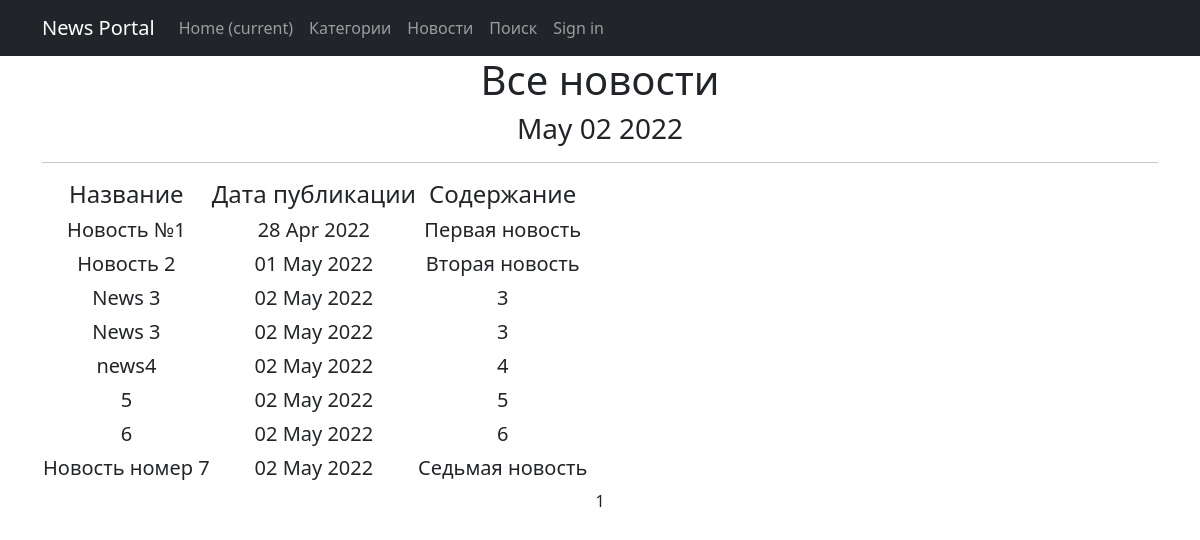
Page /news/ on the committed database.
### news/models.py (models this page shows, shortened)
class Post(models.Model):
    author = models.ForeignKey(Author, on_delete=models.CASCADE)
    NEWS = 'NW'
    ARTICLE = 'AR'
    CATEGORY_CHOICES = (
        (NEWS, 'Новость'),
        (ARTICLE, 'Статья'),
    )
    categoryType = models.CharField(max_length=2, choices=CATEGORY_CHOICES, default=ARTICLE)
    dateCreation = models.DateTimeField(auto_now_add=True)
    postCategory = models.ManyToManyField(Category, through='PostCategory')
    title = models.CharField(max_length=128)
    text = models.TextField()
    rating = models.SmallIntegerField(default=0)

### news/views.py (the view)
# urls.py: path('', NewsList.as_view(), name='news_list'),
class NewsList(ListView):
    model = Post
    queryset = Post.objects.filter(categoryType='NW')
    ordering = 'dateCreation'
    template_name = 'news.html'
    context_object_name = 'news'
    paginate_by = 10
    def get_context_data(self, **kwargs):
        context = super().get_context_data(**kwargs)
        context['time_now'] = datetime.utcnow()
        return context

### news/templatetags/custom_filters.py (called while the page is built)
@register.filter()
def censor(value):
    CENS_WORDS = ['что ', 'новости', 'редиска', 'болван', ]
    cens_set = set(CENS_WORDS)
    value_set = set(value.split(' '))
    if value_set.intersection(cens_set):
        bad_words = list(value_set.intersection(cens_set))
        for i in bad_words:
            value = value.replace(i[1::], "*" * (len(i) - 1))
    return value

### news/templates/news/news.html (shortened to what this page needs)
{% extends 'default.html' %}
{% load custom_filters %}
{% block content %}
<h1>Все новости</h1>
<h3>{{ time_now|date:'M d Y' }}</h3>
<hr>
   {% if news %}
       <table>
           <tr>
               <td><h4> Название </h4></td>
               <td><h4> Дата публикации </h4></td>
               <td><h4> Содержание </h4></td>
           </tr>
            {% for new in news %}
           <tr>
               <td><h5>{{ new.title|censor }}</h5></td>
               <td><h5>{{ new.dateCreation|date:'d M Y' }}</h5></td>
               <td><h5>{{ new.text|censor|truncatewords:20 }}</h5></td>
           </tr>
           {% endfor %}
       </table>
   {% else %}
       <h2>Новостей нет!</h2>
   {% endif %}
   {{ page_obj.number }}
{% endblock content %}

### news/templates/news/default.html (shortened to what this page needs)
<!DOCTYPE html>
<html lang="en">
    <head>
        {% load static %}
        <link href="{% static 'css/styles.css' %}" rel="stylesheet" />
    </head>
    <body>
        <nav class="navbar navbar-expand-lg navbar-dark bg-dark static-top">
           <div class="container">
               <a class="navbar-brand" href="#">News Portal</a>
               <div class="collapse navbar-collapse" id="navbarResponsive">
                   <ul class="navbar-nav ml-auto">
                       <li class="nav-item active">
                           <a class="nav-link" href="#">Home
                               <span class="sr-only">(current)</span>
                           </a>
                       </li>
                       <li class="nav-item">
                           <a class="nav-link" href="http://127.0.0.1:8000/news/category">Категории</a>
                       </li>
                       <li class="nav-item">
                           <a class="nav-link" href="/news/">Новости</a>
                       </li>
                       <li class="nav-item">
                           <a class="nav-link" href="http://127.0.0.1:8000/news/search">Поиск</a>
                       </li>
                       <li class="nav-item">
                           <a class="nav-link" href="/">Sign in</a>
                       </li>
                   </ul>
               </div>
           </div>
        </nav>
        <div class="container">
            <div class="row">
                <div class="col-lg-12 text-center">
                   {% block content %}{% endblock content %}
                </div>
            </div>
        </div>
    </body>
</html>

### rows in the picture
Post: title|censor "Новость №1", dateCreation "28 Apr 2022", text|censor "Первая новость"
Post: title|censor "Новость 2", dateCreation "01 May 2022", text|censor "Вторая новость"
Post: title|censor "News 3", dateCreation "02 May 2022", text|censor "3"
Post: title|censor "News 3", dateCreation "02 May 2022", text|censor "3"
Post: title|censor "news4", dateCreation "02 May 2022", text|censor "4"
Post: title|censor "5", dateCreation "02 May 2022", text|censor "5"
Post: title|censor "6", dateCreation "02 May 2022", text|censor "6"
Post: title|censor "Новость номер 7", dateCreation "02 May 2022", text|censor "Седьмая новость"

### other values in the picture
{{ time_now|date:'M d Y' }} "May 02 2022"
{{ page_obj.number }} "1"
